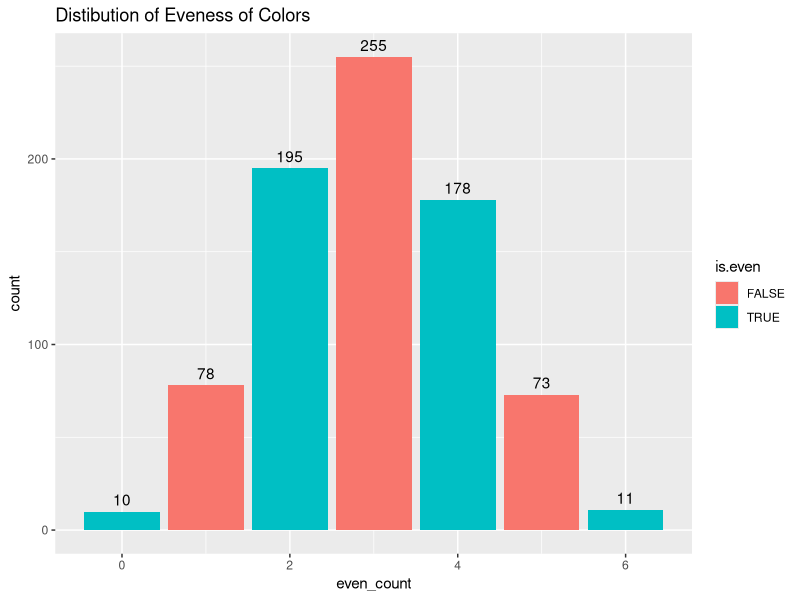
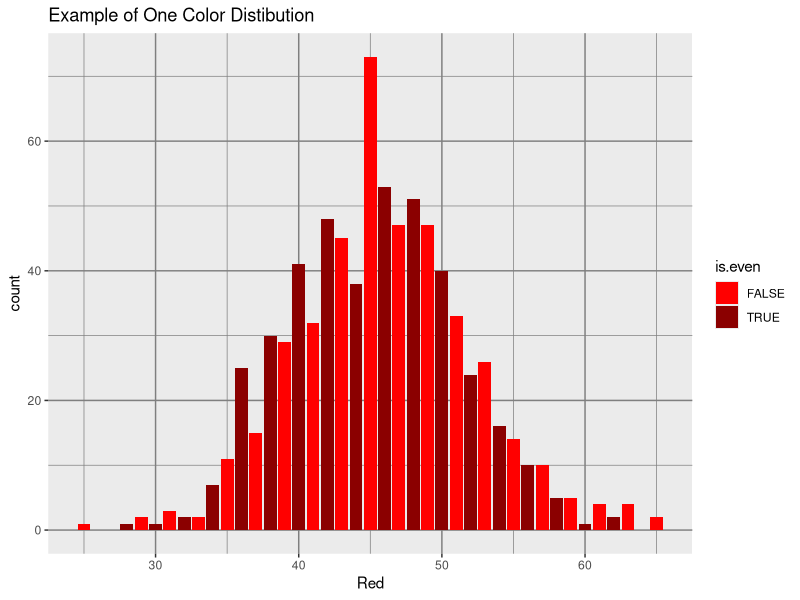
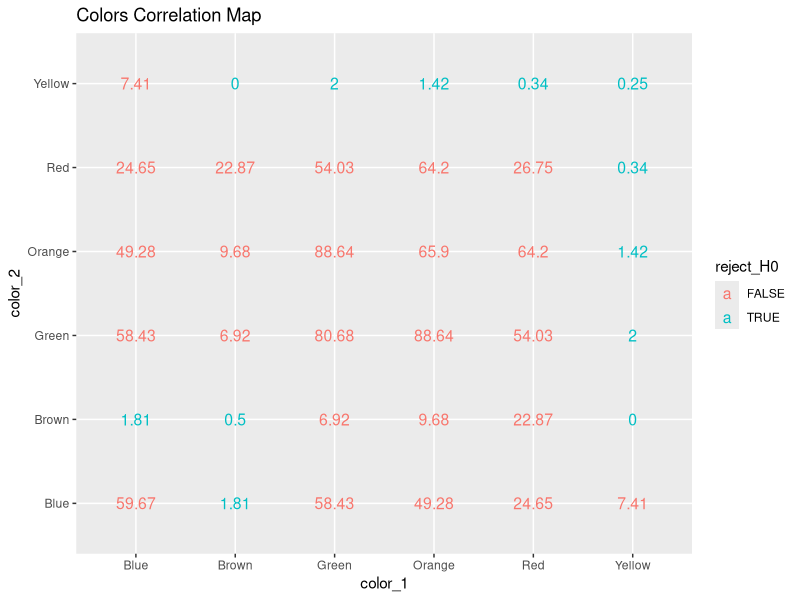
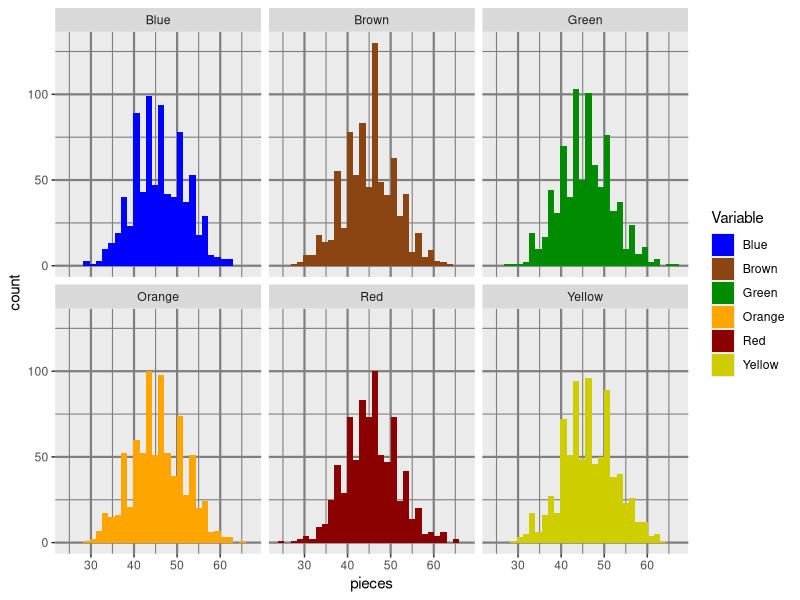
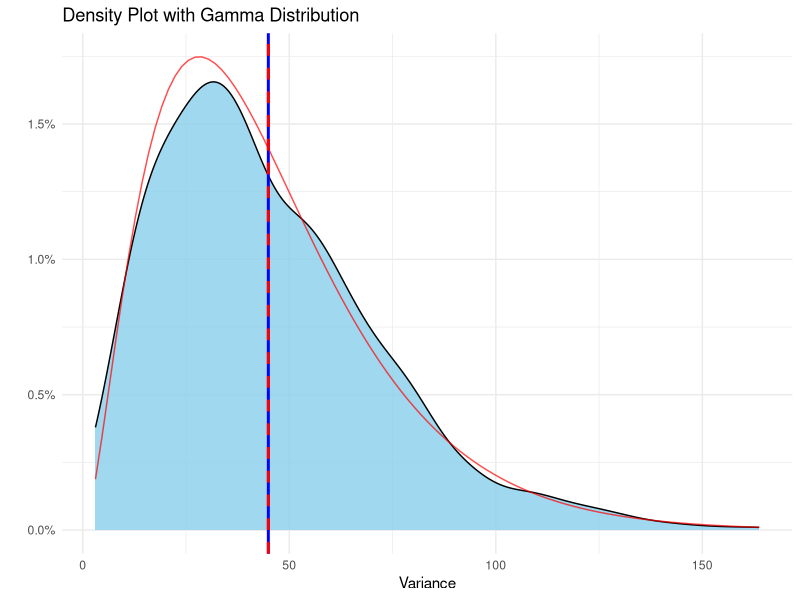
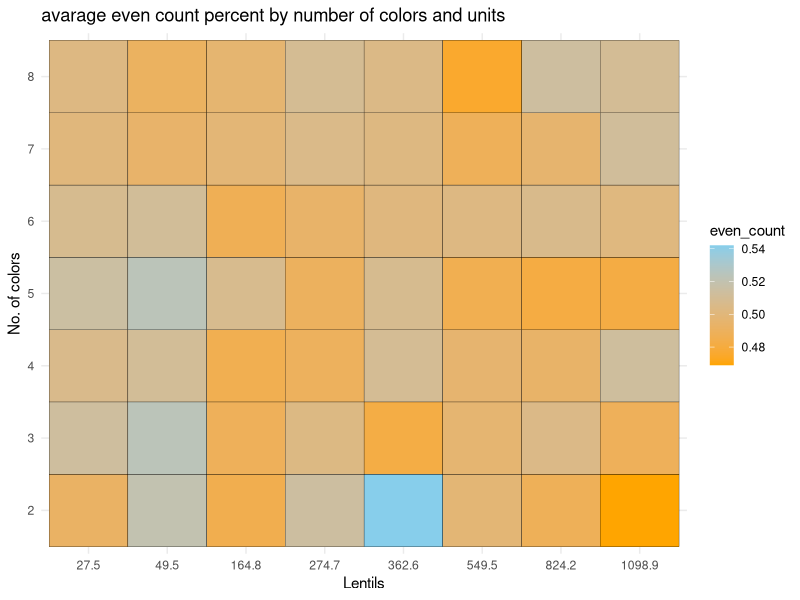
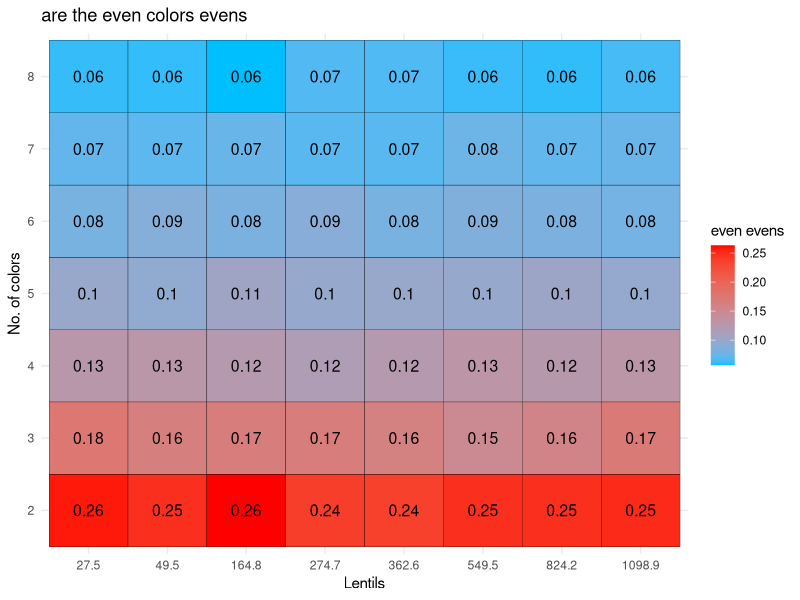
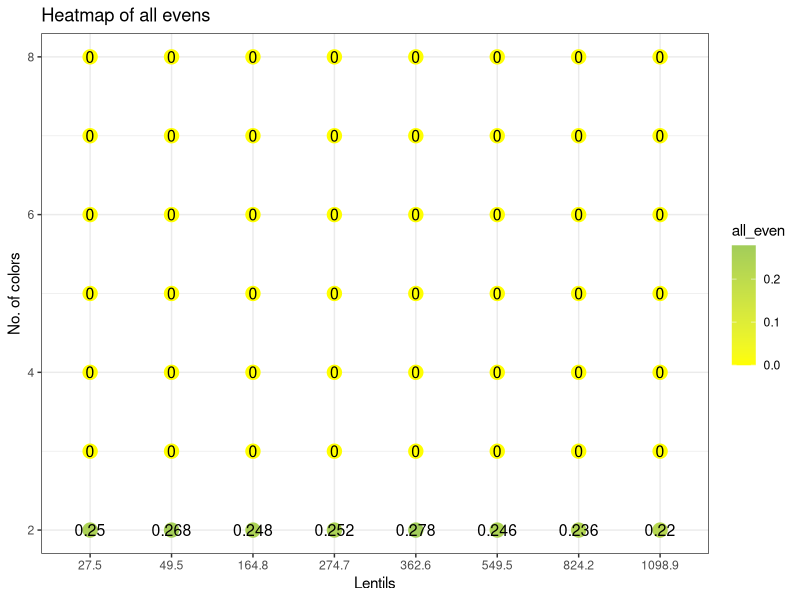

R code for these plots, in order:
## ---- chunk 1
library(tidyverse)
library(MASS) #calculate distribution parameters
library(scales)
## ---- chunk 2
#parameters
nn<- 800            #numbers of bags per sample
n_color<- 6         #unique colors of M&M
gram<- 0.91         #weight of one M&M
bag_g<- 250         #common weight of M&M package
n_unit<- bag_g/gram #M&M per package
av_per_color= n_unit/n_color
paste0("The avarage number of lentils per color is ", round(av_per_color,2))
## ---- chunk 3
#create bag using sample vector
create_bag<- function(x,tx)
  {
  x<- floor(x)+sample(0:1,1)
  res<- matrix(nrow = 1, ncol = tx)
  colnames(res)<- 1:tx
  S_res<- sample(tx,x,replace = T)
  while(sum(table(S_res)>x))
  {S_res<- S_res[-1]}
  for (i in 1:tx) {
    res[,i] <- sum(S_res==i)
    }
  res}

sample_MnM<-function(nn,x_units,t_colors)
  {
  res<- matrix(nrow = nn, ncol = t_colors)
  for (i in 1:nn)
    {res[i,]<- create_bag(x= x_units,tx=t_colors)}
  res}
## ---- chunk 4
#example
print("One bag:")
create_bag(100,6)
print("3 bags:")
sample_MnM(3,10,6) %>% 
   `colnames<-`(c(1:6)) %>% 
   `rownames<-`(c("Bag_1","Bag_2","Bag_3")) %>% 
   `colnames<-`(c("Red","Blue","Green", "Orange", "Yellow", "Brown"))
## ---- chunk 5
MnM_sample<- sample_MnM(nn,n_unit,n_color) %>% 
     `colnames<-`(c("Red","Blue","Green", "Orange", "Yellow", "Brown"))

MnM_sample<-
  MnM_sample %>% as_data_frame() %>% 
  mutate(even_count= rowSums(across(everything()  , ~ .x %% 2 == 0)), #how many evens colors there are
         even_evens= rowSums(across(c(1:6), ~ .x %% 2 == 1)) %% 2 ==0, #are the uneven colors even
         low_col=    rowSums(across(c(1:6), ~ .x <= 0.66*av_per_color)),
         Variance=    apply(across(c(1:6)), 1, var), #var of candy per color/ type
         min=        apply(across(c(1:6)),1,FUN = min)) # lowest value in color

MnM_sample %>% head(6)
## ---- chunk 6
print("summary of all colors Distibution:")  #summary of all colors

rbind(
MnM_sample$Red %>% summary(),
MnM_sample$Blue %>% summary(),
MnM_sample$Green %>% summary(),
MnM_sample$Orange %>% summary(),
MnM_sample$Yellow %>% summary(),
MnM_sample$Brown %>% summary()
) %>% as.data.frame() %>% cbind(sapply(MnM_sample[,1:6],var,na.rm=1)) %>% 
  rename("Var" ="sapply(MnM_sample[, 1:6], var, na.rm = 1)")

MnM_sample %>%
  mutate(is.even = even_count %%2 ==0) %>% 
  ggplot(aes(x= even_count, fill= is.even))+
  geom_bar()+
    geom_text(
    stat = "count",
    aes(label = ..count..),vjust = -0.5
  )+labs(title="Distibution of Eveness of Colors")

MnM_sample %>%
  mutate(is.even = Red %%2 ==0) %>% 
  ggplot(aes(x= Red, fill= is.even))+
  scale_fill_manual(values = c("red", "red4"))+
  geom_bar()+labs(title="Example of One Color Distibution")+
  theme(panel.grid = element_line(color = "gray50"))
## ---- chunk 7
#test mu is av_per_color
check_mean_hypothesis <- function(data, column_name, X)
  {
  test_result <- t.test(data[[column_name]], mu = X)
  test_result$p.value
}

columns_to_test <- colnames(MnM_sample[,1:6])
test_results <- sapply(columns_to_test, function(col) {
  check_mean_hypothesis(MnM_sample, col, av_per_color)
})

percent(test_results)
## ---- chunk 8
check_mean_hypothesis <- function(data, column_name, X) {
  t.test(data[[column_name]], mu = X)$p.value}

check_two_sample_t_test <- function(data, col1, col2) {
  t.test(data[[col1]], data[[col2]])$p.value}

columns_to_test <- colnames(MnM_sample[,1:6])
num_cols <- length(columns_to_test)
p_value_matrix <- matrix(NA, nrow = num_cols, ncol = num_cols, dimnames = list(columns_to_test, columns_to_test))
for (i in 1:num_cols) {
  for (j in 1:num_cols) {
    if (i == j) { #diagonal test of mu
      p_value_matrix[i, j] <- check_mean_hypothesis(MnM_sample, columns_to_test[i], av_per_color)
    } else { # 2 sample t.test
      p_value_matrix[i, j] <- check_two_sample_t_test(MnM_sample, columns_to_test[i], columns_to_test[j])
    }
  }
}

#round(as.data.frame(p_value_matrix),4)

round(as.data.frame(p_value_matrix),4) %>%
  mutate(color_1= rownames(p_value_matrix)) %>% 
  pivot_longer(cols = 1:6, names_to = "color_2", values_to = "t_test") %>% 
  mutate(reject_H0 = t_test<= 0.05) %>% 
  ggplot(aes(x= color_1, y= color_2))+
  geom_text(aes(label = t_test * 100,, color = reject_H0), size = 4)+
  labs(title="Colors Correlation Map")
## ---- chunk 9
MnM_sample %>%
    pivot_longer(cols = 1:6, names_to = "Variable", values_to = "pieces") %>%
    ggplot(aes(fill=Variable ,x= pieces))+
  geom_histogram(position = "identity")+
    scale_fill_manual(values = c("blue", "chocolate4","green4", "orange","red4", "yellow3"))+
  theme(panel.grid = element_line(color = "grey50",
                                  size = 0.75))+facet_wrap(~Variable)
## ---- chunk 10
gamma_params <- fitdistr(MnM_sample$Variance, "gamma")$estimate
paste0("The parameters of the gamma shaped variance is shape ", round(gamma_params[1],3)," and rate ", round(gamma_params[2],3) )
shape_est <- gamma_params["shape"]
scale_est <- 1 / gamma_params["rate"] #using Scale= 1/Rate

MnM_sample %>% #plot density
  ggplot(aes(x = Variance)) +
  geom_density(fill= "skyblue", alpha= 0.8) +
  geom_vline(xintercept = mean(MnM_sample$Variance), color = "blue", size=1) +
  geom_vline(xintercept = scale_est*shape_est, color = "red", linetype = "dashed", size=1) +
  stat_function(fun = dgamma, args = list(shape = shape_est, scale = scale_est), 
                color = "red", alpha= 0.7) +
  labs(title = "Density Plot with Gamma Distribution",
       x = "Variance",
       y = "") +
  scale_y_continuous(label=scales::label_percent(.1)) + 
  theme_minimal()
## ---- chunk 11
mega_snack<- function(nn,n_unit,n_color)
  {
  m_sample<- length(n_unit)*length(n_color)
  nul_mat= matrix(nrow = m_sample, ncol = 6)
  res<- cbind(rep(n_unit,length(n_color)),
              sort(rep(n_color,length(n_unit))),
              nul_mat)
  for (i in 1:(dim(res)[1]))
  {
    low_color<- 0.666*res[i,1]/(res[i,2])
    small_sample<- sample_MnM(nn,res[i,1],res[i,2])%>%
      as_data_frame() %>% 
      mutate(even_count= rowSums(across(everything()  , ~ .x %% 2 == 0))/res[i,2],
             #how many evens colors there are
             even_evens= (rowSums(across(c(1:n_color)  , ~ .x %% 2 == 1)) %% 2 ==0)/res[i,2],
             #are the uneven colors even
             var_col=    apply(across(c(1:n_color)), 1, var),
             #var of candy per color/ type
             min=        apply(across(c(1:n_color)), 1, min),
             #lowest value in color
             all_even=   rowSums(across(c(1:n_color)  , ~ .x %% 2 == 0))== res[i,2],
             low_col=    rowSums(across(c(1:n_color), ~ .x <= low_color ))>=1
            )
    res[i,3]<- mean(small_sample$even_count)
    res[i,4]<- mean(small_sample$even_evens)
    res[i,5]<- mean(small_sample$var_col)
    res[i,6]<- mean(small_sample$all_even)
    res[i,7]<- mean(small_sample$low_col)
    res[i,8]<- min(small_sample$min)
      }
  colnames(res)<- c("n_unit", "n_color", "even_count", "even_evens",
                    "var_col","all_even","low_color","smallest_col")
  res %>% as.data.frame()
  }
## ---- chunk 12
color_op<- 2:8
grams_op<- c(25,45,150,250,330,500,750,1000)
n_unit_op<- grams_op/gram
nn=500
## ---- chunk 13
mega_snack_1<-
  mega_snack(nn,n_unit_op,color_op) %>%
  mutate(n_unit= round(n_unit,1))
mega_snack_1 %>% sample_n(5)
## ---- chunk 14
mega_snack_1 %>%
  ggplot(aes(x = factor((round( n_unit,1) )), y = factor(n_color ), fill = even_count)) +
  geom_tile(color= "black") +
  scale_fill_gradient(low = "orange", high = "skyblue")+
  labs(title = "avarage even count percent by number of colors and units",
       x = "Lentils",
       y = "No. of colors",
       fill = "even_count") +
  guides(colour= "none")+
  theme_minimal()
## ---- chunk 15
mega_snack_1 %>%
  ggplot(aes(x = factor((round( n_unit,1) )), y = factor(n_color ), fill = even_evens )) +
  geom_tile(color= "black") +
  scale_fill_gradient(low = "deepskyblue", high = "red")+
  labs(title = "are the even colors evens",
       x = "Lentils",
       y = "No. of colors",
       fill = "even evens") +
  geom_text(aes(label = round(even_evens,2)), color = "black", size = 4)+
  theme_minimal()
## ---- chunk 16
Heatmap_all_evens<-
  mega_snack_1 %>%
  ggplot(aes(x = as.factor(round( n_unit,1) ), y = n_color , color = all_even,size = 8 )) +
  geom_point() +
  scale_color_gradient(low = "yellow", high = "darkolivegreen3")+
  labs(title = "Heatmap of all evens",
       x = "Lentils",
       y = "No. of colors",
       color = "all_even") +
        geom_text(aes(label = all_even), color = "black", size = 4)+
    guides(size= "none")+
  theme_bw()

Heatmap_all_evens
ggsave(Heatmap_all_evens, 
       filename = "Heatmap_all_evens.png",
       height = 4, width = 5, units = "in")
  guides(colour= "none")
## ---- chunk 17
mega_snack_1 %>%
  ggplot(aes(x = factor(round(n_unit, 1)), y = n_color, fill = low_color))+
  geom_tile(color = "white") +
    geom_text(aes(label = sprintf("%.2f%%", low_color * 100)), color = "black", size = 4)+
  scale_fill_gradient(low = "darkolivegreen3", high = "red3",labels = scales::percent)+
  labs(title = "Chance of Less Than 66% Color in Package",
       x = "Lentils",
       y = "No. of colors",
       fill = "low color")+
  theme_minimal()
## ---- chunk 18
mega_snack_1 %>% 
  select_(1,2,8) %>% 
  mutate(smallest_to_mu= smallest_col*n_color/n_unit) %>%
   ggplot(aes(x = factor(round(n_unit, 1)), y = n_color, fill = smallest_to_mu))+
  geom_tile(color = "white") +
    geom_text(aes(label = sprintf("%.1f%%", smallest_to_mu * 100)), color = "black", size = 4)+
  scale_fill_gradient(low = "red3", high = "darkolivegreen3",labels = scales::percent)+
  labs(title = "Smallest Color as Percent of Expected Value",
       x = "Lentils",
       y = "No. of colors",
       fill = "% of Expected Value")+
  theme_bw()
## ---- chunk 19
mega_snack_open<- function(nn,n_unit,n_color)
  {
  m_sample<- nn*length(n_unit)*length(n_color)
  nul_mat= matrix(nrow = m_sample, ncol = 2)
  res<- cbind(rep(n_unit,nn*length(n_color)),
         sort(rep(n_color,nn*length(n_unit))),
              nul_mat)
  for (i in 1:(dim(res)[1]))
  {
    low_color<- 0.666*res[i,1]/(res[i,2])
    small_sample<- create_bag(res[i,1],res[i,2])%>%
      as_data_frame() %>% 
      mutate(even_count= rowSums(across(everything()  , ~ .x %% 2 == 0))/res[i,2],
             all_even=   rowSums(across(c(1:n_color)  , ~ .x %% 2 == 0))== res[i,2],
            )
    res[i,3]<- mean(small_sample$even_count)
    res[i,4]<- mean(small_sample$all_even)
      }
  colnames(res)<- c("n_unit", "n_color", "even_count","all_even")
  res %>% as.data.frame()
  }

mega_snack_2<- mega_snack_open(15,n_unit_op,color_op) %>% 
  mutate(color_No2= n_color %%2 == 0) #check if the number of colors is even
lm_color<- lm(mega_snack_2$even_count~ mega_snack_2$n_color +mega_snack_2$n_unit+ mega_snack_2$color_No2)
lm_color %>% summary()


lm_color_all<- lm(mega_snack_2$all_even~ mega_snack_2$n_color +mega_snack_2$n_unit)
lm_color %>% summary()
